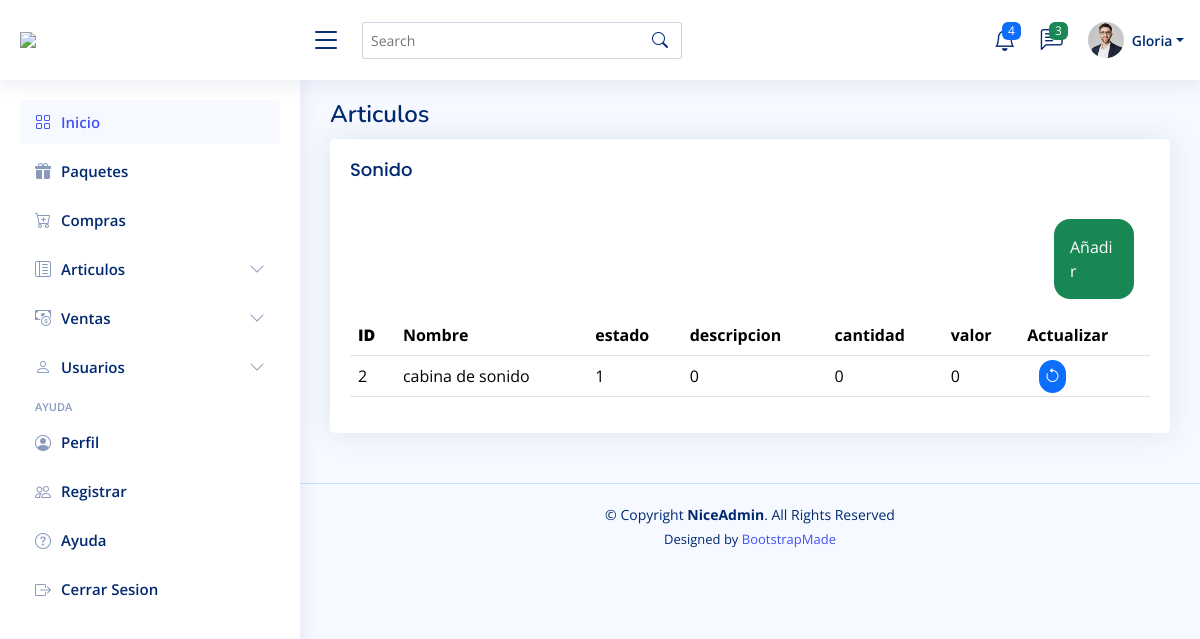
Page /model/administrador/pages/sonido.php (signed in) on the committed database.
### tables this page shows
CREATE TABLE `usuarios` (
  `cedula` bigint(20) NOT NULL,
  `nombre` varchar(40) NOT NULL,
  `celular` bigint(20) NOT NULL,
  `contrasena` varchar(100) NOT NULL,
  `correo` varchar(80) NOT NULL,
  `id_tipo_user` int(11) NOT NULL,
  `id_estado` int(11) NOT NULL,
  `nit` bigint(20) NOT NULL,
  `token` varchar(10) NOT NULL
);

CREATE TABLE `articulos` (
  `id_articulo` int(11) NOT NULL,
  `nombre_A` varchar(40) NOT NULL,
  `id_tipo_art` int(11) NOT NULL,
  `id_estado` int(11) NOT NULL,
  `descripcion` int(11) NOT NULL,
  `cantidad` int(11) NOT NULL,
  `valor` bigint(20) NOT NULL
);

### model/administrador/pages/sonido.php (the view, shortened to what this page needs)
<?php
    $db = new DataBase();
    $con = $db -> conectar();
    $cedula = $_SESSION['cedula'];
    $con_nombre = $con->prepare("SELECT * FROM usuarios WHERE cedula = $cedula");
    $con_nombre->execute();
    $nombres = $con_nombre->fetchAll(PDO::FETCH_ASSOC);
    foreach ($nombres as $fila) {
      $nombre = $fila['nombre'];
    }
    ?>
<!DOCTYPE html>
<html lang="en">
<head>
  <link href="assets/vendor/bootstrap/css/bootstrap.min.css" rel="stylesheet">
  <link href="assets/vendor/bootstrap-icons/bootstrap-icons.css" rel="stylesheet">
  <link href="assets/vendor/boxicons/css/boxicons.min.css" rel="stylesheet">
  <link href="assets/vendor/quill/quill.snow.css" rel="stylesheet">
  <link href="assets/vendor/quill/quill.bubble.css" rel="stylesheet">
  <link href="assets/vendor/remixicon/remixicon.css" rel="stylesheet">
  <link href="assets/vendor/simple-datatables/style.css" rel="stylesheet">
    <link rel="stylesheet" href="../../../css/tablas.css">
  <link href="assets/css/style.css" rel="stylesheet">
</head>
<body>
    <header id="header" class="header fixed-top d-flex align-items-center">
<div class="d-flex align-items-center justify-content-between">
  <a href="index.html" class="logo d-flex align-items-center">
    <img src="../../../imagenes/logos/Logo Arlequin Color.png" class="logo_arlequin">
  </a>
  <i class="bi bi-list toggle-sidebar-btn"></i>
</div>
<div class="search-bar">
  <form class="search-form d-flex align-items-center" method="POST" action="#">
    <input type="text" name="query" placeholder="Search" title="Enter search keyword">
    <button type="submit" title="Search"><i class="bi bi-search"></i></button>
  </form>
</div>
<nav class="header-nav ms-auto">
  <ul class="d-flex align-items-center">
    <li class="nav-item dropdown">
      <a class="nav-link nav-icon" href="#" data-bs-toggle="dropdown">
        <i class="bi bi-bell"></i>
        <span class="badge bg-primary badge-number">4</span>
      </a>
    </li>
    <li class="nav-item dropdown">
      <a class="nav-link nav-icon" href="#" data-bs-toggle="dropdown">
        <i class="bi bi-chat-left-text"></i>
        <span class="badge bg-success badge-number">3</span>
      </a>
    </li>
    <li class="nav-item dropdown pe-3">
      <a class="nav-link nav-profile d-flex align-items-center pe-0" href="#" data-bs-toggle="dropdown">
        <img src="assets/img/profile-img.jpg" alt="Profile" class="rounded-circle">
        <span class="d-none d-md-block dropdown-toggle ps-2"><?php echo $nombre ?></span>
      </a>
    </li>
  </ul>
</nav>
</header>
  <aside id="sidebar" class="sidebar">
<ul class="sidebar-nav" id="sidebar-nav">
  <li class="nav-item">
    <a class="nav-link " href="index.php">
      <i class="bi bi-grid"></i>
      <span>Inicio</span>
    </a>
  </li>
  <li class="nav-item">
    <a class="nav-link collapsed" href="">
      <i class="bi bi-gift-fill"></i>
      <span>Paquetes</span>
    </a>
  </li>
  <li class="nav-item">
    <a class="nav-link collapsed" href="paquetes.php">
      <i class="bi bi-cart-plus"></i>
      <span>Compras</span>
    </a>
  </li>
  <li class="nav-item">
    <a class="nav-link collapsed" data-bs-target="#charts-nav" data-bs-toggle="collapse" href="#">
      <i class="bi bi-layout-text-sidebar-reverse"></i><span>Articulos</span><i class="bi bi-chevron-down ms-auto"></i>
    </a>
  </li>
  <li class="nav-item">
    <a class="nav-link collapsed" data-bs-target="#icons-nav" data-bs-toggle="collapse" href="#">
      <i class="bi bi-cash-coin"></i><span>Ventas</span><i class="bi bi-chevron-down ms-auto"></i>
    </a>
  </li>
  <li class="nav-item">
    <a class="nav-link collapsed" data-bs-target="#tables-nav" data-bs-toggle="collapse" href="#">
      <i class="bi bi-person"></i><span>Usuarios</span><i class="bi bi-chevron-down ms-auto"></i>
    </a>
  </li>
  <li class="nav-heading">Ayuda</li>
  <li class="nav-item">
    <a class="nav-link collapsed" href="users-profile.html">
      <i class="bi bi-person-circle"></i>
      <span>Perfil</span>
    </a>
  </li>
  <li class="nav-item">
    <a class="nav-link collapsed" href="pages-register.html">
      <i class="bi bi-people"></i>
      <span>Registrar</span>
    </a>
  </li>
  <li class="nav-item">
    <a class="nav-link collapsed" href="pages-faq.html">
      <i class="bi bi-question-circle"></i>
      <span>Ayuda</span>
    </a>
  </li>
  <li class="nav-item">
    <a class="nav-link collapsed" href="pages-blank.html">
      <i class="bi bi-box-arrow-right"></i>
      <span>Cerrar Sesion</span>
    </a>
  </li>
</ul>
</aside>
  <main id="main" class="main">
    <div class="pagetitle">
      <h1>Articulos</h1>
    </div>
    <section class="section">
      <div class="row">
        <div class="col-lg-12">
          <div class="card">
            <div class="card-body">
              <h5 class="card-title">Sonido</h5>
              <a href="" class="añadir">Añadir</a>
              <table class="table datatable">
                <thead>
                  <tr>
                  <th><b>ID</b></th>
                    <th>Nombre</th>
                    <th>estado</th>
                    <th>descripcion</th>
                    <th>cantidad</th>
                    <th>valor</th>
                    <th>Actualizar</th>
                  </tr>
                </thead>
                <tbody>
                  <?php
                      $con_paquetes = $con->prepare("SELECT * FROM articulos WHERE id_tipo_art = 1");
                      $con_paquetes->execute();
                      $paquetes = $con_paquetes->fetchAll(PDO::FETCH_ASSOC);
                      foreach ($paquetes as $fila) {
                        $id_articulo = $fila['id_articulo'];
                        $nombre_A = $fila['nombre_A'];
                        $id_estado = $fila['id_estado'];
                        $descripcion = $fila['descripcion'];
                        $cantidad = $fila['cantidad'];
                        $valor = $fila['valor'];
                    ?>
                  <tr>
                    <td><?php echo $id_articulo?></td>
                    <td><?php echo $nombre_A?></td>
                    <td><?php echo $id_estado?></td>
                    <td><?php echo $descripcion?></td>
                    <td><?php echo $cantidad?></td>
                    <td><?php echo $valor?></td>
                    <td><a href="" class="boton" onclick="window.open
                    ('../actualizar y eliminar/paquetes.php?id=<?php echo $id ?>','','width= 600,height=500, toolbar=NO');void(null);"><i class="bi bi-arrow-counterclockwise"></i></a></td>
                  </tr>
                    <?php
                      }
                    ?>
                </tbody>
              </table>
            </div>
          </div>
        </div>
      </div>
    </section>
  </main>
  <footer id="footer" class="footer">
    <div class="copyright">
      &copy; Copyright <strong><span>NiceAdmin</span></strong>. All Rights Reserved
    </div>
    <div class="credits">
      Designed by <a href="https://bootstrapmade.com/">BootstrapMade</a>
    </div>
  </footer>
</body>
</html>

### css/tablas.css (style rules this page uses)
.añadir { background-color:#198754; color: white; width: 10%; padding: 2%; margin: 2%; float: right; text-decoration: none; border-radius: 1em; }
.boton { background-color:#0d6efd; color: white; padding: 5%; margin: 5% 0 5% 10%; border-radius: 1em; }

### model/administrador/pages/assets/css/style.css (style rules this page uses)
:root { scroll-behavior: smooth; }
body { font-family: "Open Sans", sans-serif; background: #f6f9ff; color: #444444; }
a { color: #4154f1; text-decoration: none; }
h1, h2, h3, h4, h5, h6 { font-family: "Nunito", sans-serif; }
#main { margin-top: 80px; padding: 20px 30px; transition: all 0.3s; }
.pagetitle { margin-bottom: 10px; }
.pagetitle h1 { font-size: 24px; margin-bottom: 0; font-weight: 600; color: #012970; }
.card { margin-bottom: 30px; border: none; border-radius: 5px; box-shadow: 0px 0 30px rgba(1, 41, 112, 0.1); }
.card-title { padding: 20px 0 15px 0; font-size: 18px; font-weight: 500; color: #012970; font-family: "Poppins", sans-serif; }
.card-body { padding: 0 20px 20px 20px; }
.logo { line-height: 1; }
@media (min-width: 1200px) { .logo { width: 280px; } }
.logo_arlequin { width: 60%; margin-right: 6px; }
.header { transition: all 0.5s; z-index: 997; height: 80px; box-shadow: 0px 2px 20px rgba(1, 41, 112, 0.1); background-color: #fff; padding-left: 20px; }
.header .toggle-sidebar-btn { font-size: 32px; padding-left: 10px; cursor: pointer; color: #012970; }
.header .search-bar { min-width: 360px; padding: 0 20px; }
.header .search-form { width: 100%; }
.header .search-form input { border: 0; font-size: 14px; color: #012970; border: 1px solid rgba(1, 41, 112, 0.2); padding: 7px 38px 7px 8px; border-radius: 3px; transition: 0.3s; width: 100%; }
.header .search-form button { border: 0; padding: 0; margin-left: -30px; background: none; }
.header .search-form button i { color: #012970; }
.header-nav ul { list-style: none; }
.header-nav>ul { margin: 0; padding: 0; }
.header-nav .nav-icon { font-size: 22px; color: #012970; margin-right: 25px; position: relative; }
.header-nav .nav-profile { color: #012970; }
.header-nav .nav-profile img { max-height: 36px; }
.header-nav .nav-profile span { font-size: 14px; font-weight: 600; }
.header-nav .badge-number { position: absolute; inset: -2px -5px auto auto; font-weight: normal; font-size: 12px; padding: 3px 6px; }
.sidebar { position: fixed; top: 80px; left: 0; bottom: 0; width: 300px; z-index: 996; transition: all 0.3s; padding: 20px; overflow-y: auto; scrollbar-width: thin; scrollbar-color: #aab7cf transparent; box-shadow: 0px 0px 20px rgba(1, 41, 112, 0.1); background-color: #fff; }
@media (min-width: 1200px) { #main, #footer { margin-left: 300px; } }
.sidebar-nav { padding: 0; margin: 0; list-style: none; }
.sidebar-nav li { padding: 0; margin: 0; list-style: none; }
.sidebar-nav .nav-item { margin-bottom: 5px; }
.sidebar-nav .nav-heading { font-size: 11px; text-transform: uppercase; color: #899bbd; font-weight: 600; margin: 10px 0 5px 15px; }
.sidebar-nav .nav-link { display: flex; align-items: center; font-size: 15px; font-weight: 600; color: #4154f1; transition: 0.3; background: #f6f9ff; padding: 10px 15px; border-radius: 4px; }
.sidebar-nav .nav-link i { font-size: 16px; margin-right: 10px; color: #4154f1; }
.sidebar-nav .nav-link.collapsed { color: #012970; background: #fff; }
.sidebar-nav .nav-link.collapsed i { color: #899bbd; }
.sidebar-nav .nav-link .bi-chevron-down { margin-right: 0; transition: transform 0.2s ease-in-out; }
.footer { padding: 20px 0; font-size: 14px; transition: all 0.3s; border-top: 1px solid #cddfff; }
.footer .copyright { text-align: center; color: #012970; }
.footer .credits { padding-top: 5px; text-align: center; font-size: 13px; color: #012970; }

### rows in the picture
usuarios: nombre "Gloria"
articulos: id_articulo "2", nombre_A "cabina de sonido", id_estado "1", descripcion "0", cantidad "0", valor "0"
